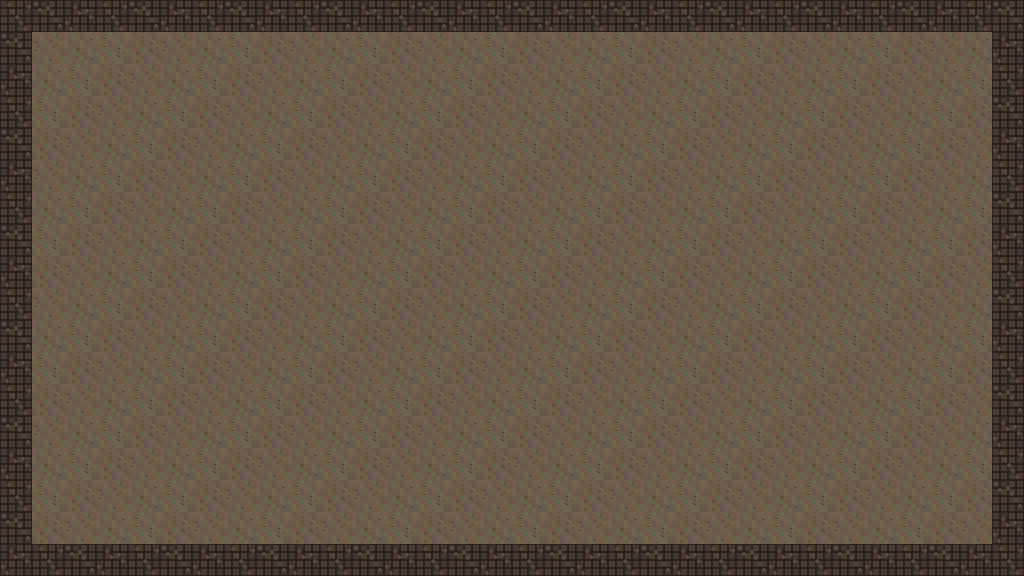

The image is a tile-based game level rendered from a .tmx file. Its description and complete source (layers, tilesets, objects, tile grids) follow:
An orthogonal 32x18 tile map with 32x32 px tiles, 1 tile layer (Ground), 7 tilesets and 1 object (door).

<map version="1.10" tiledversion="1.11.0" orientation="orthogonal" renderorder="right-down" width="32" height="18" tilewidth="32" tileheight="32" infinite="0" nextlayerid="3" nextobjectid="2">
 <tileset firstgid="1" name="cave_floor_01" tilewidth="32" tileheight="32" tilecount="1" columns="1">
  <image source="../graphics/tiles/cave_floor_01.png" width="32" height="32" />
 </tileset>
 <tileset firstgid="2" name="cave_floor_02" tilewidth="32" tileheight="32" tilecount="1" columns="1">
  <image source="../graphics/tiles/cave_floor_02.png" width="32" height="32" />
 </tileset>
 <tileset firstgid="3" name="cave_floor_03" tilewidth="32" tileheight="32" tilecount="1" columns="1">
  <image source="../graphics/tiles/cave_floor_03.png" width="32" height="32" />
 </tileset>
 <tileset firstgid="4" name="cave_floor_04" tilewidth="32" tileheight="32" tilecount="1" columns="1">
  <image source="../graphics/tiles/cave_floor_04.png" width="32" height="32" />
 </tileset>
 <tileset firstgid="5" name="cave_wall_01" tilewidth="32" tileheight="32" tilecount="1" columns="1">
  <image source="../graphics/tiles/cave_wall_01.png" width="32" height="32" />
 </tileset>
 <tileset firstgid="6" name="cave_wall_02" tilewidth="32" tileheight="32" tilecount="1" columns="1">
  <image source="../graphics/tiles/cave_wall_02.png" width="32" height="32" />
 </tileset>
 <tileset firstgid="7" name="cave_wall_03" tilewidth="32" tileheight="32" tilecount="1" columns="1">
  <image source="../graphics/tiles/cave_wall_03.png" width="32" height="32" />
 </tileset>
 <layer id="1" name="Ground" width="32" height="18">
  <data encoding="csv">
5,6,7,5,6,7,5,6,7,5,6,7,5,6,7,5,6,7,5,6,7,5,6,7,5,6,7,5,6,7,5,6,
6,3,2,1,4,3,2,1,4,3,2,1,4,3,2,1,4,3,2,1,4,3,2,1,4,3,2,1,4,3,2,7,
7,2,1,4,3,2,1,4,3,2,1,4,3,2,1,4,3,2,1,4,3,2,1,4,3,2,1,4,3,2,1,5,
5,1,4,3,2,1,4,3,2,1,4,3,2,1,4,3,2,1,4,3,2,1,4,3,2,1,4,3,2,1,4,6,
6,4,3,2,1,4,3,2,1,4,3,2,1,4,3,2,1,4,3,2,1,4,3,2,1,4,3,2,1,4,3,7,
7,3,2,1,4,3,2,1,4,3,2,1,4,3,2,1,4,3,2,1,4,3,2,1,4,3,2,1,4,3,2,5,
5,2,1,4,3,2,1,4,3,2,1,4,3,2,1,4,3,2,1,4,3,2,1,4,3,2,1,4,3,2,1,6,
6,1,4,3,2,1,4,3,2,1,4,3,2,1,4,3,2,1,4,3,2,1,4,3,2,1,4,3,2,1,4,7,
7,4,3,2,1,4,3,2,1,4,3,2,1,4,3,2,1,4,3,2,1,4,3,2,1,4,3,2,1,4,3,5,
5,3,2,1,4,3,2,1,4,3,2,1,4,3,2,1,4,3,2,1,4,3,2,1,4,3,2,1,4,3,2,6,
6,2,1,4,3,2,1,4,3,2,1,4,3,2,1,4,3,2,1,4,3,2,1,4,3,2,1,4,3,2,1,7,
7,1,4,3,2,1,4,3,2,1,4,3,2,1,4,3,2,1,4,3,2,1,4,3,2,1,4,3,2,1,4,5,
5,4,3,2,1,4,3,2,1,4,3,2,1,4,3,2,1,4,3,2,1,4,3,2,1,4,3,2,1,4,3,6,
6,3,2,1,4,3,2,1,4,3,2,1,4,3,2,1,4,3,2,1,4,3,2,1,4,3,2,1,4,3,2,7,
7,2,1,4,3,2,1,4,3,2,1,4,3,2,1,4,3,2,1,4,3,2,1,4,3,2,1,4,3,2,1,5,
5,1,4,3,2,1,4,3,2,1,4,3,2,1,4,3,2,1,4,3,2,1,4,3,2,1,4,3,2,1,4,6,
6,4,3,2,1,4,3,2,1,4,3,2,1,4,3,2,1,4,3,2,1,4,3,2,1,4,3,2,1,4,3,7,
7,5,6,7,5,6,7,5,6,7,5,6,7,5,6,7,5,6,7,5,6,7,5,6,7,5,6,7,5,6,7,5
</data>
 </layer>
 <objectgroup id="2" name="Objects">
  <object id="1" name="door" type="door" x="480" y="6" width="64" height="64" />
 </objectgroup>
</map>
